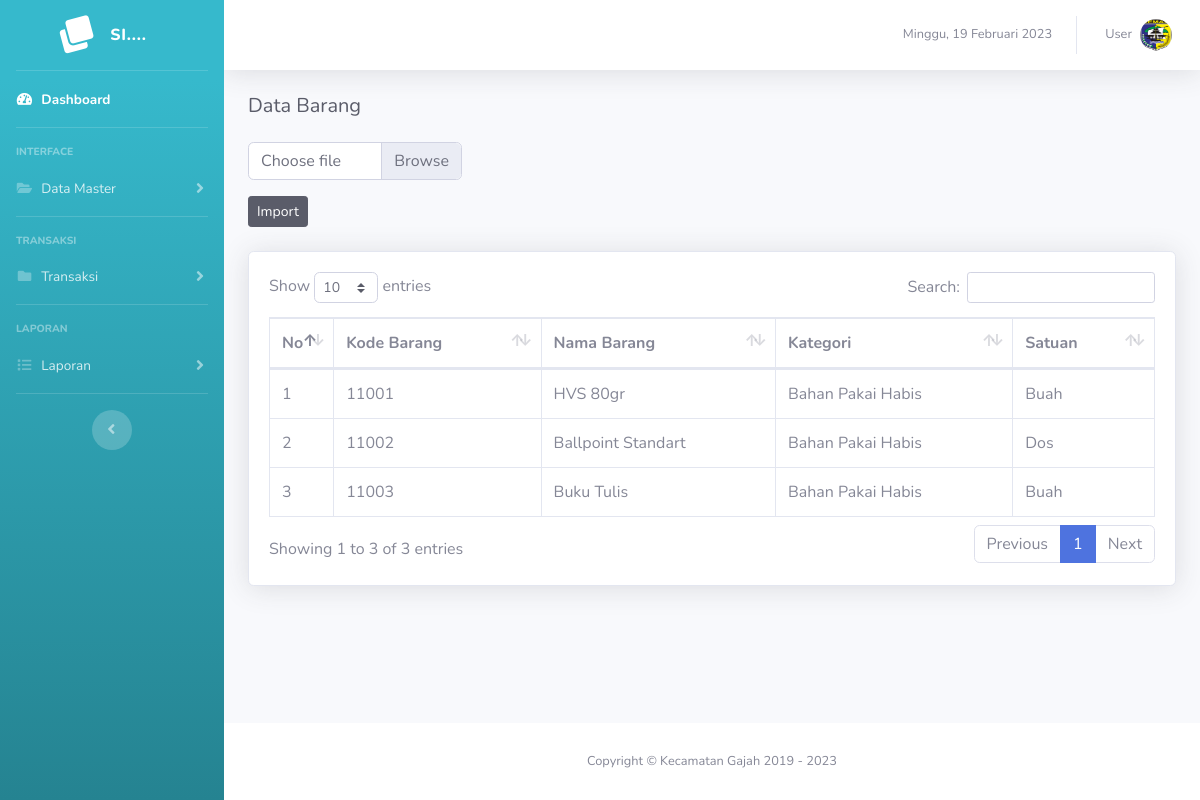
The app's page /barang?page=barang&action=import (signed in) with its own data.
### tables this page shows
CREATE TABLE `tb_barang` (
  `id_barang` int(11) NOT NULL,
  `id_kategori` int(11) NOT NULL,
  `kode_barang` varchar(20) NOT NULL,
  `nama_barang` varchar(100) NOT NULL,
  `satuan_barang` varchar(20) NOT NULL
);

CREATE TABLE `tb_kategori` (
  `id_kategori` int(11) NOT NULL,
  `kategori` varchar(50) NOT NULL
);

### page/barang/import.php (the view, shortened to what this page needs)
<h5 class="h5 mb-4 text-gray-800">Data Barang</h5>
<div class="row">
  <div class="col-md-3">
    <form action="" method="post" enctype="multipart/form-data">
      <div class="form-group">
        <div class="custom-file">
          <label class="custom-file-label" for="customFile">Choose file</label>
        </div>
      </div>
      <button type="submit" name="import" class="btn btn-dark btn-sm">Import</button>
    </form>
  </div>
</div>
<div class="card shadow my-4">
  <div class="card-body">
    <div class="table-responsive">
      <table class="table table-bordered" id="dataTable" width="100%" cellspacing="0">
        <thead>
          <tr>
            <th width="5%">No</th>
            <th>Kode Barang</th>
            <th>Nama Barang</th>
            <th>Kategori</th>
            <th>Satuan</th>
          </tr>
        </thead>
        <tbody>
          <?php
          $no = 1;
          $sql = $conn->query("SELECT * FROM tb_barang");
          foreach ($sql as $key => $value) :
          ?>
            <tr>
              <td><?= $no++; ?></td>
              <td><?= $value['kode_barang']; ?></td>
              <td><?= $value['nama_barang']; ?></td>
              <?php
              $id_kategori = $value['id_kategori'];
              $kategori = $conn->query("SELECT * FROM tb_kategori WHERE id_kategori = '$id_kategori'");
              foreach ($kategori as $key => $data_kategori) {
                echo "<td>$data_kategori[kategori]</td>";
              }
              ?>
              <td><?= $value['satuan_barang']; ?></td>
            </tr>
          <?php endforeach; ?>
        </tbody>
      </table>
    </div>
  </div>
</div>

### records on screen
tb_barang: kode_barang "11001", nama_barang "HVS 80gr", satuan_barang "Buah"
tb_kategori: kategori "Bahan Pakai Habis"
tb_barang: kode_barang "11002", nama_barang "Ballpoint Standart", satuan_barang "Dos"
tb_barang: kode_barang "11003", nama_barang "Buku Tulis", satuan_barang "Buah"

### other values on screen
$_SESSION['nama'] "User"
